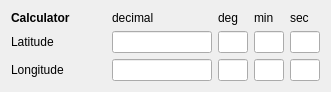
       <widget class="QWidget" name="gridLayoutWidget_3">
        <property name="geometry">
         <rect>
          <x>200</x>
          <y>380</y>
          <width>331</width>
          <height>91</height>
         </rect>
        </property>
        <layout class="QGridLayout" name="gridLayout_3">
         <item row="1" column="1">
          <widget class="QLineEdit" name="calc_latitude">
           <property name="maximumSize">
            <size>
             <width>100</width>
             <height>16777215</height>
            </size>
           </property>
           <property name="toolTip">
            <string>a number in the range 0 - 90</string>
           </property>
           <property name="inputMask">
            <string/>
           </property>
          </widget>
         </item>
         <item row="0" column="1">
          <widget class="QLabel" name="label_2">
           <property name="text">
            <string>decimal</string>
           </property>
          </widget>
         </item>
         <item row="2" column="1">
          <widget class="QLineEdit" name="calc_longitude">
           <property name="maximumSize">
            <size>
             <width>100</width>
             <height>16777215</height>
            </size>
           </property>
           <property name="toolTip">
            <string>A number bigger then -180 and smaller then 180</string>
           </property>
           <property name="inputMask">
            <string/>
           </property>
          </widget>
         </item>
         <item row="2" column="0">
          <widget class="QLabel" name="label_9">
           <property name="maximumSize">
            <size>
             <width>100</width>
             <height>16777215</height>
            </size>
           </property>
           <property name="text">
            <string>Longitude</string>
           </property>
          </widget>
         </item>
         <item row="1" column="0">
          <widget class="QLabel" name="label">
           <property name="maximumSize">
            <size>
             <width>100</width>
             <height>16777215</height>
            </size>
           </property>
           <property name="text">
            <string>Latitude   </string>
           </property>
          </widget>
         </item>
         <item row="1" column="2">
          <widget class="QLineEdit" name="calc_lat_deg">
           <property name="sizePolicy">
            <sizepolicy hsizetype="Fixed" vsizetype="Fixed">
             <horstretch>0</horstretch>
             <verstretch>0</verstretch>
            </sizepolicy>
           </property>
           <property name="maximumSize">
            <size>
             <width>30</width>
             <height>16777215</height>
            </size>
           </property>
           <property name="toolTip">
            <string>a number in the range 0 - 90</string>
           </property>
           <property name="inputMask">
            <string/>
           </property>
          </widget>
         </item>
         <item row="0" column="2">
          <widget class="QLabel" name="label_3">
           <property name="text">
            <string>deg</string>
           </property>
          </widget>
         </item>
         <item row="1" column="3">
          <widget class="QLineEdit" name="calc_lat_min">
           <property name="sizePolicy">
            <sizepolicy hsizetype="Fixed" vsizetype="Fixed">
             <horstretch>0</horstretch>
             <verstretch>0</verstretch>
            </sizepolicy>
           </property>
           <property name="maximumSize">
            <size>
             <width>30</width>
             <height>16777215</height>
            </size>
           </property>
           <property name="toolTip">
            <string>a number in the range 0 - 59</string>
           </property>
           <property name="inputMask">
            <string/>
           </property>
          </widget>
         </item>
         <item row="1" column="4">
          <widget class="QLineEdit" name="calc_lat_sec">
           <property name="sizePolicy">
            <sizepolicy hsizetype="Fixed" vsizetype="Fixed">
             <horstretch>0</horstretch>
             <verstretch>0</verstretch>
            </sizepolicy>
           </property>
           <property name="maximumSize">
            <size>
             <width>30</width>
             <height>16777215</height>
            </size>
           </property>
           <property name="toolTip">
            <string>a number in the range 0 - 59</string>
           </property>
           <property name="inputMask">
            <string/>
           </property>
          </widget>
         </item>
         <item row="0" column="3">
          <widget class="QLabel" name="label_5">
           <property name="text">
            <string>min</string>
           </property>
          </widget>
         </item>
         <item row="0" column="4">
          <widget class="QLabel" name="label_7">
           <property name="text">
            <string>sec</string>
           </property>
          </widget>
         </item>
         <item row="2" column="2">
          <widget class="QLineEdit" name="calc_lon_deg">
           <property name="sizePolicy">
            <sizepolicy hsizetype="Fixed" vsizetype="Fixed">
             <horstretch>0</horstretch>
             <verstretch>0</verstretch>
            </sizepolicy>
           </property>
           <property name="maximumSize">
            <size>
             <width>30</width>
             <height>16777215</height>
            </size>
           </property>
           <property name="toolTip">
            <string>a number in the range 0 - 180</string>
           </property>
           <property name="inputMask">
            <string/>
           </property>
          </widget>
         </item>
         <item row="2" column="3">
          <widget class="QLineEdit" name="calc_lon_min">
           <property name="sizePolicy">
            <sizepolicy hsizetype="Fixed" vsizetype="Fixed">
             <horstretch>0</horstretch>
             <verstretch>0</verstretch>
            </sizepolicy>
           </property>
           <property name="maximumSize">
            <size>
             <width>30</width>
             <height>16777215</height>
            </size>
           </property>
           <property name="toolTip">
            <string>a number in the range 0 - 59</string>
           </property>
           <property name="inputMask">
            <string/>
           </property>
          </widget>
         </item>
         <item row="2" column="4">
          <widget class="QLineEdit" name="calc_lon_sec">
           <property name="sizePolicy">
            <sizepolicy hsizetype="Fixed" vsizetype="Fixed">
             <horstretch>0</horstretch>
             <verstretch>0</verstretch>
            </sizepolicy>
           </property>
           <property name="maximumSize">
            <size>
             <width>30</width>
             <height>16777215</height>
            </size>
           </property>
           <property name="toolTip">
            <string>a number in the range 0 - 59</string>
           </property>
           <property name="inputMask">
            <string/>
           </property>
          </widget>
         </item>
         <item row="0" column="0">
          <widget class="QLabel" name="label_4">
           <property name="font">
            <font>
             <weight>75</weight>
             <bold>true</bold>
            </font>
           </property>
           <property name="toolTip">
            <string>This calculator converts back and forth between the decimal and degr-min-sec format</string>
           </property>
           <property name="text">
            <string>Calculator</string>
           </property>
          </widget>
         </item>
        </layout>
       </widget>
